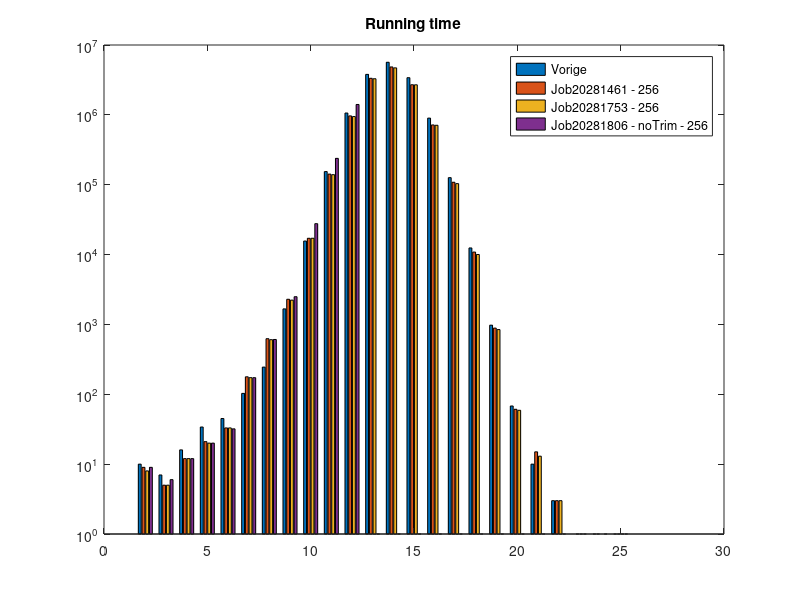
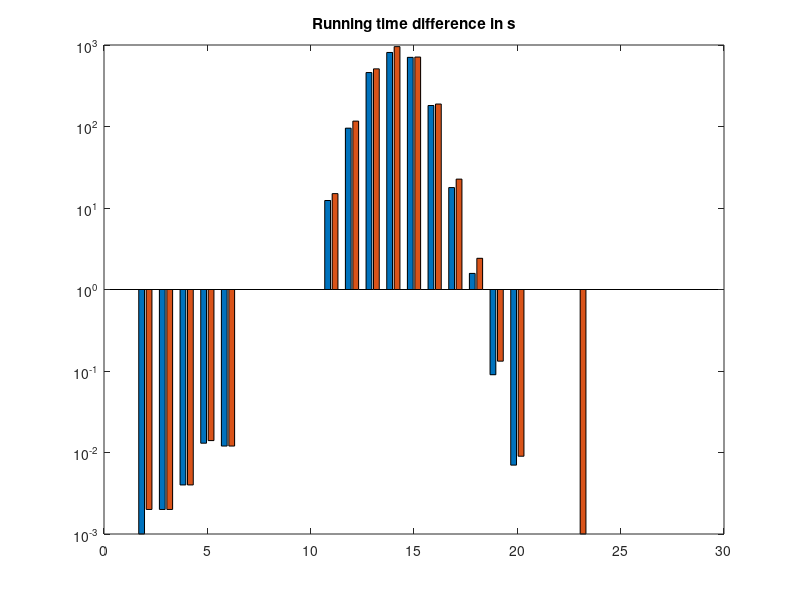
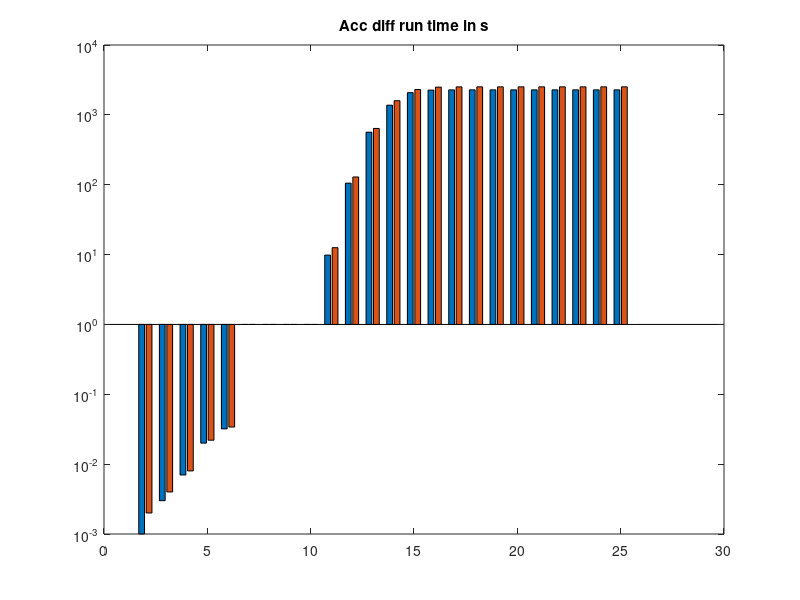
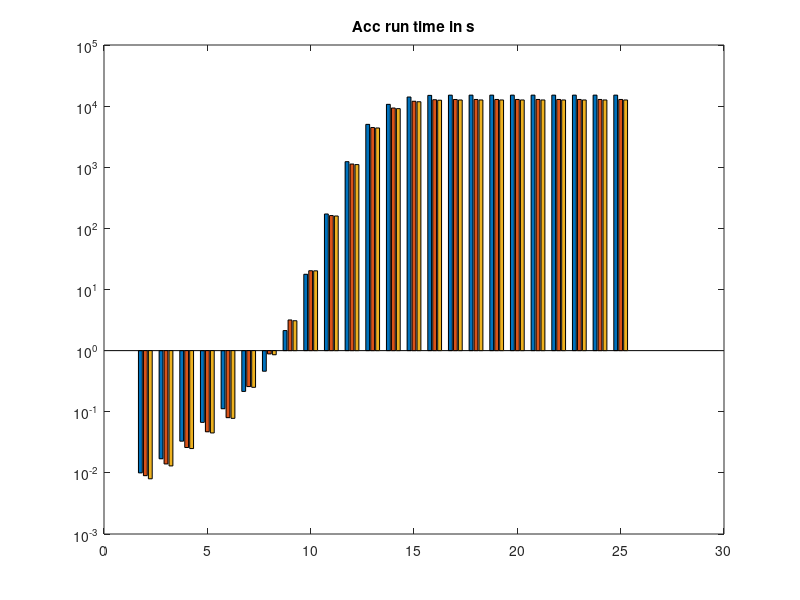

Write MATLAB code to recreate these figures, in order.
close all
clc

X = 2:25;
m = 11;
Y2 = zeros([1 24]);
Y4 = zeros([1 24]);
Y1       = [10, 7, 16, 34, 45, 103, 245, 1669, 15624, 154239, 1062174, 3797288, 5661054, 3404493, 898401, 126276, 12442, 976, 68, 10, 3, 1, 0, 0];
Y2(1:21) = [9,  5, 12, 21, 33, 178, 625, 2292, 17111, 141878, 966757,  3337937, 4851132, 2699099, 717380, 108455, 10866, 886, 61, 15, 3];
Y3       = [8,  5, 12, 20, 33, 173, 605, 2228, 17128, 139224, 945710,  3287401, 4705779, 2692819, 709728, 103660, 10027, 844, 59, 13, 3, 0, 1, 0];
Y4(1:m)  = [9,  6, 12, 20, 32, 173, 609, 2494, 27697, 238346, 1408245];

T = [Y1 ; Y2; Y3; Y4];
figure
bar(X, T')
title('Running time')
set(gca,'YScale','log')
legend('Vorige', 'Job20281461 - 256', 'Job20281753 - 256', 'Job20281806 - noTrim - 256')


M = zeros([1 24]);
N = zeros([1 24]);
M(1:21) = (Y1(1:21) - Y2(1:21))/1000;
N       = (Y1 - Y3)/1000;
figure
bar(X, [M ; N]')
set(gca,'YScale','log')
title('Running time difference in s')

% Diff acc
AccM = cumsum(M);
AccN = cumsum(N);
figure
bar(X, [AccM ; AccN]')
set(gca, 'YScale', 'log')
title('Acc diff run time in s')

% Acc 
Acc1 = cumsum(Y1/1000);
Acc2 = cumsum(Y2/1000);
Acc3 = cumsum(Y3/1000);
figure
bar(X, [Acc1 ; Acc2; Acc3]')
set(gca,'YScale','log')
title('Acc run time in s')


DiffAcc1 = Acc1 - Acc2;
DiffAcc2 = Acc1 - Acc3;
figure
bar(X, [DiffAcc1 ; DiffAcc2]')
set(gca,'YScale','log')
title('Acc run time difference in s')


